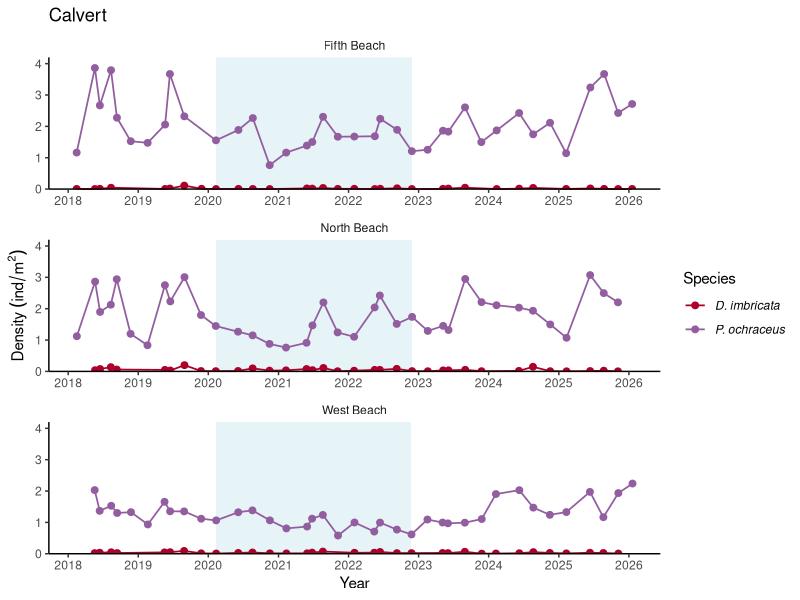
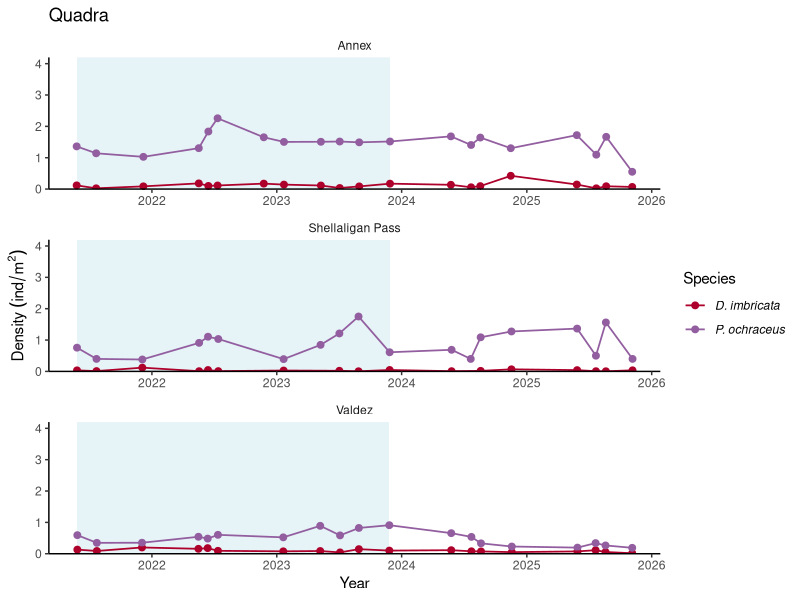
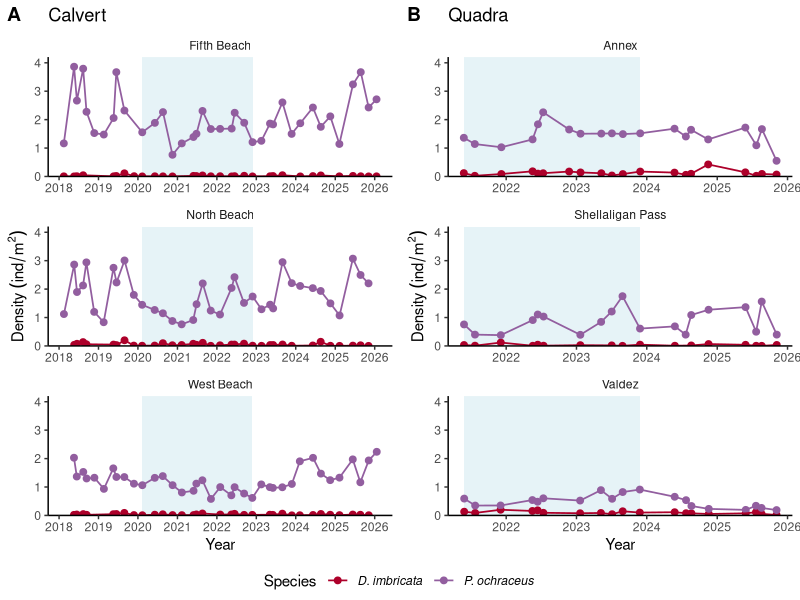
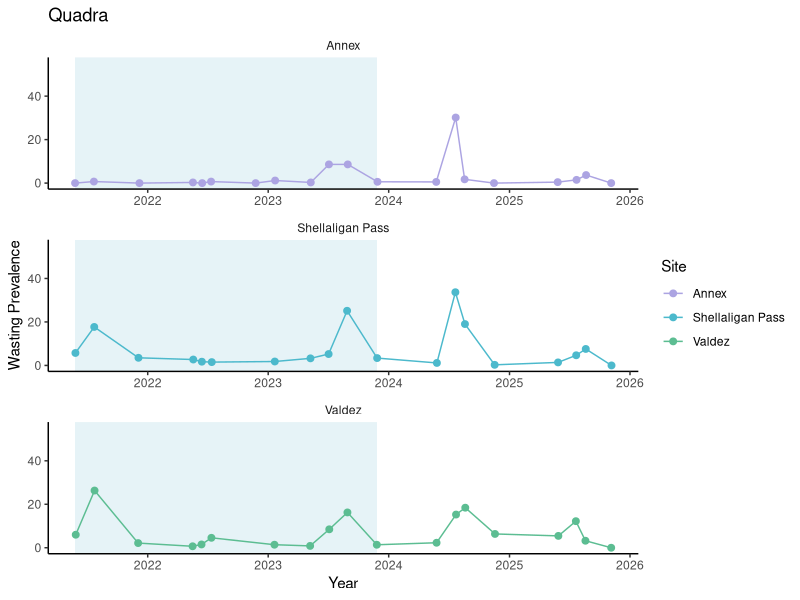
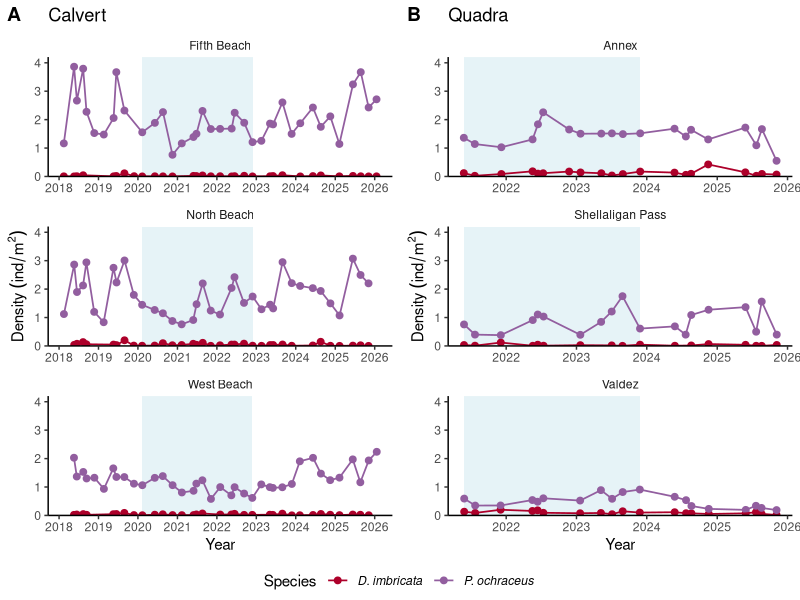

R code for these plots, in order: (Note: this script raises an error after producing the figures.)
## ---- chunk 1

#Load in the field data
setwd("C:/Users/Carolyn/Documents/seastar-microbiome-paper/data")

field_data <-read.csv("field_data_all.csv", header = TRUE) 


## ---- chunk 2

library(dplyr)
library(ggplot2)
library(ggtext)
library(ggpubr)
library(tidyr)

## ---- chunk 3

# Seastar Density 
dens_data <- field_data %>%
  subset(scientific_name == 'Pisaster ochraceus'
         | scientific_name == 'Dermasterias imbricata') %>%
  group_by(region, date, site, unit_area_2D, unit_area_3D, scientific_name) %>%
  summarise(total_count = sum(count)) %>%
  ungroup()

# Calculate density
dens_data$density_2D <- dens_data$total_count/dens_data$unit_area_2D
dens_data$density_3D <- dens_data$total_count/dens_data$unit_area_3D

# Create a filter for swabbing date ranges
site_ranges <- tibble(
  site = c("Fifth Beach", "North Beach", "West Beach", "Annex",
           "Shellaligan Pass", "Valdez"),
  start_date = as.Date(c("2020-02-10", "2020-02-09", "2020-02-11",
                         "2021-05-26", "2021-05-27", "2021-05-28")),
  end_date   = as.Date(c("2022-11-27", "2022-11-28", "2022-11-25",
                         "2023-11-28", "2023-11-27", "2023-11-26")))

site_ranges$region <- ifelse(site_ranges$site == 'Fifth Beach'
                             | site_ranges$site == 'North Beach'
                             | site_ranges$site == 'West Beach', 'Calvert',
                             'Quadra')

## ---- chunk 4

dens_data <- dens_data %>%
  left_join(site_ranges, by = c("site", 'region'))

dens_data <- dens_data %>%
  arrange(region, site, scientific_name, date)

dens_data <- dens_data %>%
  mutate(scientific_name = recode(scientific_name,
    "Dermasterias imbricata" = "D. imbricata",
    "Pisaster ochraceus" = "P. ochraceus"
  ))

dens_data$date<-as.Date(dens_data$date)

# Density plot - Calvert
dens_calvert <- ggplot(subset(dens_data, region == 'Calvert'),
             aes(x = date, y = density_2D, colour = scientific_name)) +
  geom_rect(data = subset(site_ranges, region == 'Calvert'),
            aes(xmin = start_date, xmax = end_date),
            ymin = -Inf,
            ymax = Inf,
            fill = "lightblue",
            alpha = 0.3,
            inherit.aes = FALSE) +
  geom_point(size = 2) +
  geom_line(linewidth = 0.6) +
  labs(title = "Calvert",
       x = 'Year',
       y = bquote(Density~(ind/m^2)),
       colour = 'Species') +
  scale_colour_manual(values = c(
    "P. ochraceus" = "#925E9FFF",
    "D. imbricata" = "#AD002AFF"), labels = c(expression(italic("D. imbricata")),
   expression(italic("P. ochraceus")),"Seawater")) +
  scale_y_continuous(limits = c(0, 4.2),
                     breaks = seq(0, 4, 1),
                     expand = c(0,0)) +
  scale_x_date(date_breaks = '1 year', date_labels = '%Y') +
  theme_classic() + facet_wrap(~site, ncol=1, axes = "all_x") +theme(strip.background = element_blank())

  #theme(plot.title = ggtext::element_markdown(hjust = 0.5),
        #panel.grid.major.y = element_line(linetype = 'dotted'),
        #axis.text.x = element_text(angle = 45, hjust = 1),
        #axis.text = element_markdown(colour = "black"),
       # axis.ticks = element_line(colour = "black"),
        #strip.text = element_markdown(colour = "black"),
       # legend.text = element_text(face = "italic")) +
   #theme(strip.background = element_blank())

dens_calvert

## ---- chunk 5
# Density plot - Quadra
dens_quadra <- ggplot(subset(dens_data, region == 'Quadra'),
             aes(x = date, y = density_2D, colour = scientific_name)) +
  geom_rect(data = subset(site_ranges, region == 'Quadra'),
            aes(xmin = start_date, xmax = end_date),
            ymin = -Inf,
            ymax = Inf,
            fill = "lightblue",
            alpha = 0.3,
            inherit.aes = FALSE) +
  geom_point(size = 2) +
  geom_line(linewidth = 0.6) +
  labs(title = "Quadra",
       x = 'Year',
       y = bquote(Density~(ind/m^2)),
       colour = 'Species') +
  scale_colour_manual(values = c(
    "P. ochraceus" = "#925E9FFF",
    "D. imbricata" = "#AD002AFF"), labels = c(expression(italic("D. imbricata")),
   expression(italic("P. ochraceus")),"Seawater")) +
  scale_y_continuous(limits = c(0, 4.2),
                     breaks = seq(0, 4, 1),
                     expand = c(0,0)) +
  scale_x_date(date_breaks = '1 year', date_labels = '%Y') +
  theme_classic() + facet_wrap(~site, ncol=1, axes = "all_x") +theme(strip.background = element_blank())

  
dens_quadra  

#combine both density plots
dens_combined<-ggarrange(dens_calvert, dens_quadra,
          labels = c("A", "B"),
          ncol = 2, nrow = 1,
          common.legend = TRUE, legend="bottom")

dens_combined

ggsave(plot = dens_combined, filename = "dens_combined.jpeg", dpi=300, width=10, height=8, units="in")


## ---- chunk 6

# Seastar Infection Prevalence
prev_data <- field_data %>% 
  dplyr::filter(scientific_name == "Pisaster ochraceus") %>%
  group_by(region, date, site, month, year, disease_status) %>% 
  summarise(total.count = sum(count)) %>% 
  pivot_wider(values_from = total.count, names_from = disease_status) %>% 
  mutate(unin = sum(`0`), inf = sum(`1`,`2`,`3`,`4`, na.rm = T), 
         prev.prop = ifelse(inf == 0, 0, ifelse(is.na(inf) == T, 0, 
                                                ifelse(is.na(unin) == T,0,  
                                                       inf/(unin+inf)))), 
         prev = prev.prop*100, total.count = unin+inf) %>% 
  ungroup()

# Create a filter for swabbing date ranges
site_ranges <- tibble(
  region = c("Calvert", "Quadra"),
  start_date = as.Date(c("2020-02-09", "2021-05-26")),
  end_date   = as.Date(c("2022-11-28", "2023-11-28")))

prev_data$date <- as.Date(prev_data$date)

prev_data <- prev_data %>% left_join(site_ranges, by = "region")

#custom color palette

library(colorspace)

# Prevalence Plot
prev_plot_quadra<-ggplot(subset(prev_data, region == 'Quadra'),
             aes(x = date, y = prev, colour = site)) +
  geom_rect(data = subset(site_ranges, region == 'Quadra'),
            aes(xmin = start_date, xmax = end_date),
            ymin = -Inf,
            ymax = Inf,
            fill = "lightblue",
            alpha = 0.3,
            inherit.aes = FALSE) +
  geom_point(size = I(2)) +
  geom_line(size = 0.5) +
  facet_wrap(~site, ncol=1, axes = "all_x") +
  labs(x = 'Year',
       y = 'Wasting Prevalence',
       colour = 'Site') +
  ylim(0,(max(prev_data$prev)+0.01)) + 
  theme_classic() + scale_colour_discrete_qualitative(palette = "Cold") + ggtitle("Quadra") +
  theme(strip.background = element_blank())
  

prev_plot_quadra


### now Calvert
prev_plot_calvert<-ggplot(subset(prev_data, region == 'Calvert'),
             aes(x = date, y = prev, colour = site)) +
  geom_rect(data = subset(site_ranges, region == 'Calvert'),
            aes(xmin = as.numeric(start_date), xmax = as.numeric(end_date)),
            ymin = -Inf,
            ymax = Inf,
            fill = "lightblue",
            alpha = 0.3,
            inherit.aes = FALSE) +
  geom_point(size = I(2)) +
  geom_line(size = 0.5) +
  facet_wrap(~site, ncol=1, axes = "all_x") +
  labs(x = 'Year',
       y = 'Wasting Prevalence',
       colour = 'Site') +
  ylim(0,(max(prev_data$prev)+0.01)) + 
  theme_classic() + scale_colour_discrete_qualitative(palette = "Warm") +  ggtitle("Calvert") +
  theme(strip.background = element_blank())

prev_plot_calvert

prev_combined<-ggarrange(prev_plot_calvert, prev_plot_quadra,
          labels = c("A", "B"),
          ncol = 2, nrow = 1,
          common.legend = FALSE, legend="none")

prev_combined

ggsave("prev_combined.jpeg", dpi=300, width=10, height=8, units="in")
